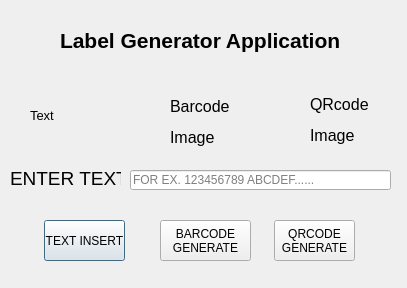
<?xml version="1.0" encoding="UTF-8"?>
<ui version="4.0">
 <class>LabelGeneratorApplication</class>
 <widget class="QDialog" name="LabelGeneratorApplication">
  <property name="geometry">
   <rect>
    <x>0</x>
    <y>0</y>
    <width>407</width>
    <height>288</height>
   </rect>
  </property>
  <property name="windowTitle">
   <string>Label Generator Application</string>
  </property>
  <widget class="QLabel" name="lbl_title">
   <property name="geometry">
    <rect>
     <x>60</x>
     <y>20</y>
     <width>291</width>
     <height>41</height>
    </rect>
   </property>
   <property name="font">
    <font>
     <pointsize>16</pointsize>
     <weight>75</weight>
     <bold>true</bold>
    </font>
   </property>
   <property name="text">
    <string>Label Generator Application</string>
   </property>
  </widget>
  <widget class="QLabel" name="lbl_text">
   <property name="geometry">
    <rect>
     <x>30</x>
     <y>80</y>
     <width>101</width>
     <height>71</height>
    </rect>
   </property>
   <property name="font">
    <font>
     <pointsize>10</pointsize>
    </font>
   </property>
   <property name="text">
    <string>&lt;html&gt;&lt;head/&gt;&lt;body&gt;&lt;p&gt;Text&lt;/p&gt;&lt;/body&gt;&lt;/html&gt;</string>
   </property>
  </widget>
  <widget class="QLabel" name="lbl_enter_text">
   <property name="geometry">
    <rect>
     <x>10</x>
     <y>170</y>
     <width>111</width>
     <height>16</height>
    </rect>
   </property>
   <property name="font">
    <font>
     <pointsize>14</pointsize>
    </font>
   </property>
   <property name="text">
    <string>ENTER TEXT</string>
   </property>
   <property name="buddy">
    <cstring>lineEdit</cstring>
   </property>
  </widget>
  <widget class="QLineEdit" name="lineEdit">
   <property name="geometry">
    <rect>
     <x>130</x>
     <y>170</y>
     <width>261</width>
     <height>20</height>
    </rect>
   </property>
   <property name="placeholderText">
    <string>FOR EX. 123456789 ABCDEF......</string>
   </property>
  </widget>
  <widget class="QPushButton" name="btn_text_insert">
   <property name="geometry">
    <rect>
     <x>44</x>
     <y>220</y>
     <width>81</width>
     <height>41</height>
    </rect>
   </property>
   <property name="text">
    <string>TEXT INSERT</string>
   </property>
  </widget>
  <widget class="QPushButton" name="btn_barcode_generate">
   <property name="geometry">
    <rect>
     <x>160</x>
     <y>220</y>
     <width>91</width>
     <height>41</height>
    </rect>
   </property>
   <property name="text">
    <string>BARCODE
GENERATE</string>
   </property>
  </widget>
  <widget class="QPushButton" name="btn_qrcode_generate">
   <property name="geometry">
    <rect>
     <x>274</x>
     <y>220</y>
     <width>81</width>
     <height>41</height>
    </rect>
   </property>
   <property name="text">
    <string>QRCODE
GENERATE</string>
   </property>
  </widget>
  <widget class="QLabel" name="lbl_barcode_image">
   <property name="geometry">
    <rect>
     <x>170</x>
     <y>92</y>
     <width>81</width>
     <height>61</height>
    </rect>
   </property>
   <property name="text">
    <string>&lt;html&gt;&lt;head/&gt;&lt;body&gt;&lt;p&gt;&lt;span style=&quot; font-size:12pt;&quot;&gt;Barcode&lt;/span&gt;&lt;/p&gt;&lt;p&gt;&lt;span style=&quot; font-size:12pt;&quot;&gt;Image&lt;/span&gt;&lt;/p&gt;&lt;/body&gt;&lt;/html&gt;</string>
   </property>
  </widget>
  <widget class="QLabel" name="lbl_qrcode_image">
   <property name="geometry">
    <rect>
     <x>310</x>
     <y>90</y>
     <width>61</width>
     <height>61</height>
    </rect>
   </property>
   <property name="text">
    <string>&lt;html&gt;&lt;head/&gt;&lt;body&gt;&lt;p&gt;&lt;span style=&quot; font-size:12pt;&quot;&gt;QRcode&lt;/span&gt;&lt;/p&gt;&lt;p&gt;&lt;span style=&quot; font-size:12pt;&quot;&gt;Image&lt;/span&gt;&lt;/p&gt;&lt;/body&gt;&lt;/html&gt;</string>
   </property>
  </widget>
 </widget>
 <tabstops>
  <tabstop>lineEdit</tabstop>
  <tabstop>btn_text_insert</tabstop>
  <tabstop>btn_barcode_generate</tabstop>
  <tabstop>btn_qrcode_generate</tabstop>
 </tabstops>
 <resources/>
 <connections/>
</ui>
